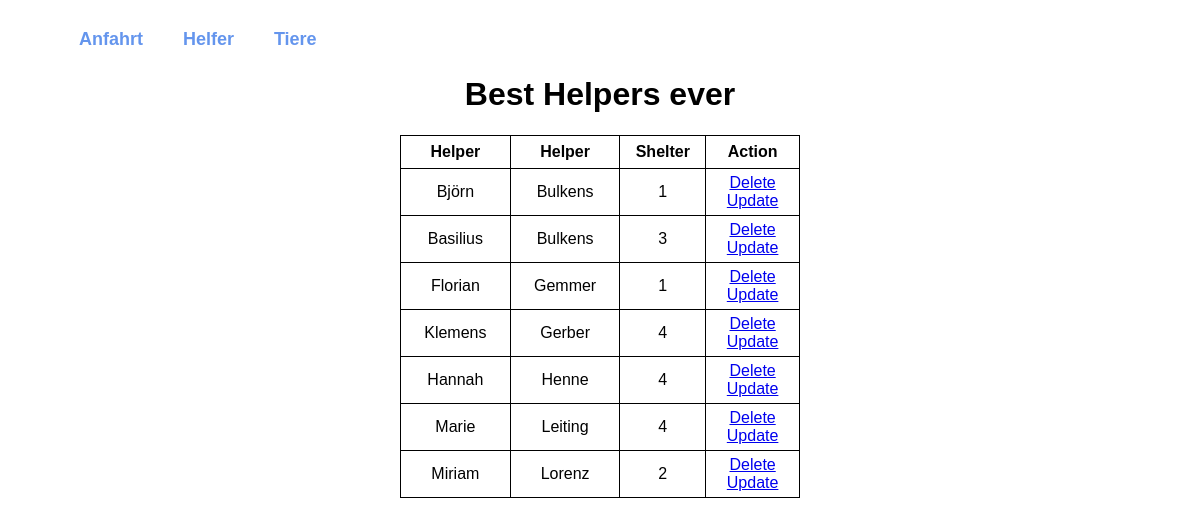
Before: / with the older database file.
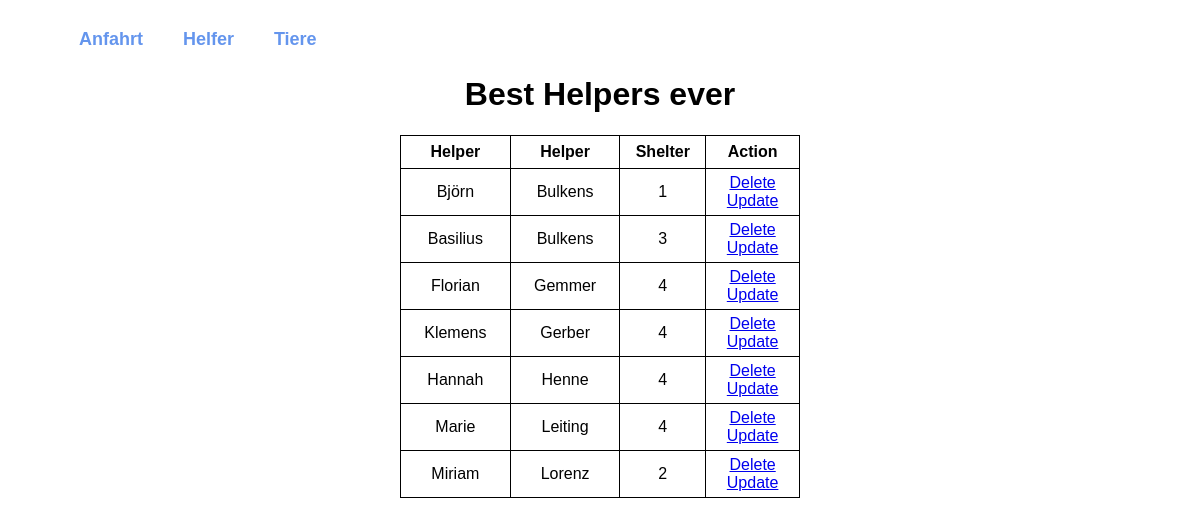
After: the same page with the newer database file.
### database.py (models this page shows, shortened)
class Volunteers(db.Model):
    id = db.Column(db.Integer, primary_key=True)
    firstname = db.Column(db.String(20), nullable=False)
    lastname  = db.Column(db.String(20), nullable=False)
    gender = db.Column(db.String(1), nullable=False)
    birthday = db.Column(db.DateTime, nullable=False)
    password = db.Column(db.String(20), nullable=False)
    shelter = db.Column(db.Integer, db.ForeignKey('shelters.id'), nullable=False)

### database.py (the view)
@app.route('/', methods=['POST', 'GET'])
def index():
    if request.method == 'POST':
        pass
    else:
        volus = Volunteers.query.order_by(Volunteers.lastname).all()
        return render_template('index.html', tasks=volus)

### templates/index.html (shortened to what this page needs)
{% extends 'base.html' %}
{% block body %}
<div class="content">
    <h1 style="text-align: center">Best Helpers ever</h1>
    {% if tasks|length < 1 %}
    <h4 style="text-align: center">There are no Volunteers! :(</h4>
    {% else %}
    <table>
        <tr>
            <th>Helper</th>
            <th>Helper</th>
            <th>Shelter</th>
            <th>Action</th>
        </tr>
        {% for task in tasks %}
            <tr>
                <td>{{ task.firstname }}</td>
                <td>{{ task.lastname }}</td>
                <td>{{ task.shelter }}</td>
                <td>
                    <a href="/delete/{{task.id}}">Delete</a>
                    <br>
                    <a href="/update/{{task.id}}">Update</a>
                </td>
            </tr>
        {% endfor %}
    </table>
    {% endif %}
</div>
{% endblock %}

### templates/base.html (shortened to what this page needs)
<!DOCTYPE html>
<html lang="en">
    <head>
        <link rel="stylesheet" href="../static/css/main.css">
    </head>
    <body>
        {% block navbar %}
        <div class="navbar navbar-fixed-top" style="margin-left: 0.5cm; margin-top: .5cm; margin-bottom: .5cm;">
              <ul class="navbar-nav mr-auto nav-fill w-100" style="font-size: large; background-color: rgb(204, 204, 204);">
                <li class="nav-item"><a style="text-decoration: none; color: cornflowerblue; font-weight: bold; font-size: large;" class="nav-link naveintrag" href="/UC1">Anfahrt</a></li>
                <li class="nav-item"><a style="text-decoration: none; color: cornflowerblue; font-weight: bold; font-size: large;" class="nav-link" href="/UC2">Helfer</a></li>
                <li class="nav-item"><a style="text-decoration: none; color: cornflowerblue; font-weight: bold; font-size: large;" class="nav-link" href="/UC3">Tiere</a></li>
              </ul>
        </div>
        <br><br>
        {% endblock %}
        {%block body%}{% endblock %}
    </body>
</html>

### static/css/main.css (style rules this page uses)
body, html { margin: 0; font-family: 'Arial'; }
.content { margin: 0 auto; width: 400px; }
table, td, th { border: 1px solid rgb(0, 0, 0); }
table { border-collapse: collapse; width: 100%; }
th { height: 30px; }
td { text-align: center; padding: 5px; }
li { color: black; float: left; position: relative; padding: 10px 20px; overflow: hidden; }
li::after { background-color: black; content: ""; width: 0; height: 5px; left: 0; bottom: 0; margin-left: 40%; margin-right: 40%; transition: width 0.35s ease 0s; position: absolute; }

Changed rows visible on the page:
changed Volunteers "Florian": shelter "1" → "4"
